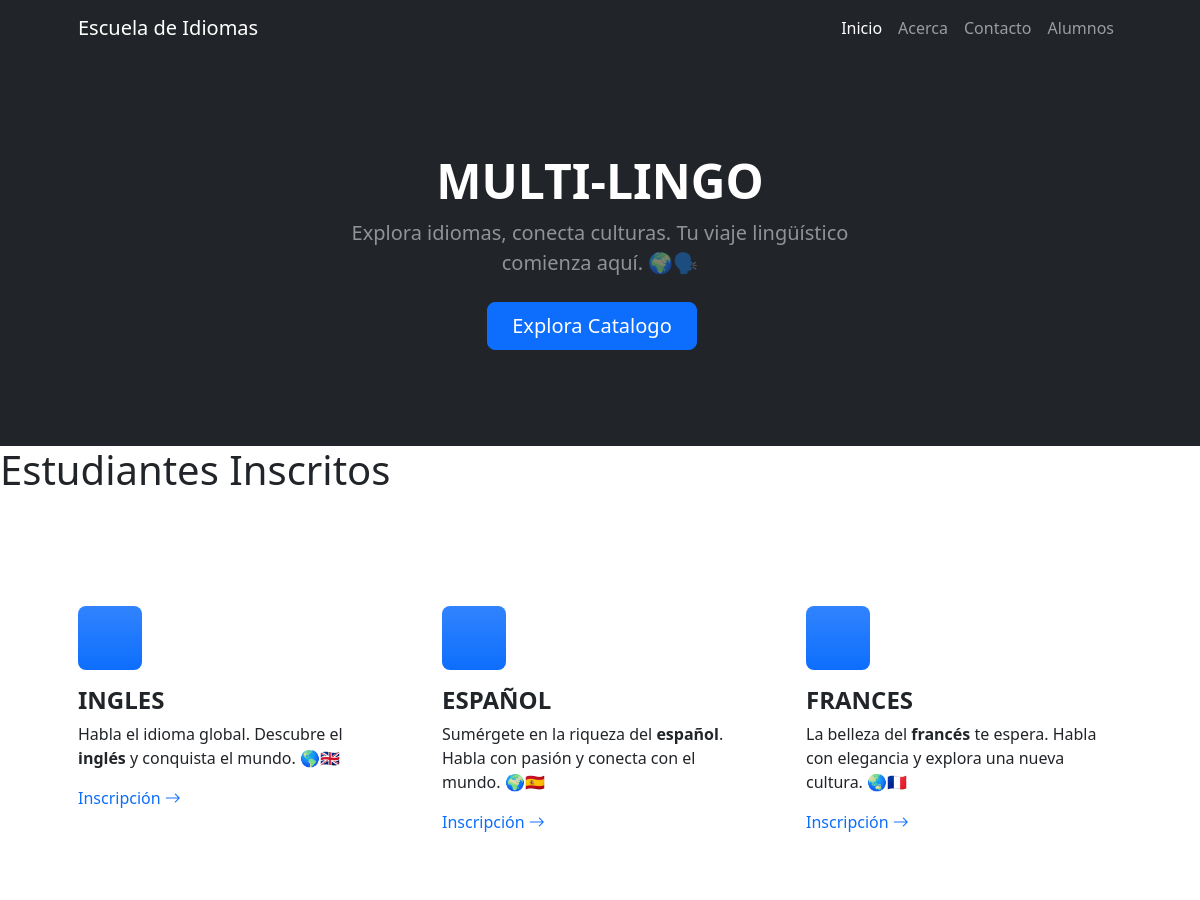
Page /estudiante/ (upper part) on the earlier database version.
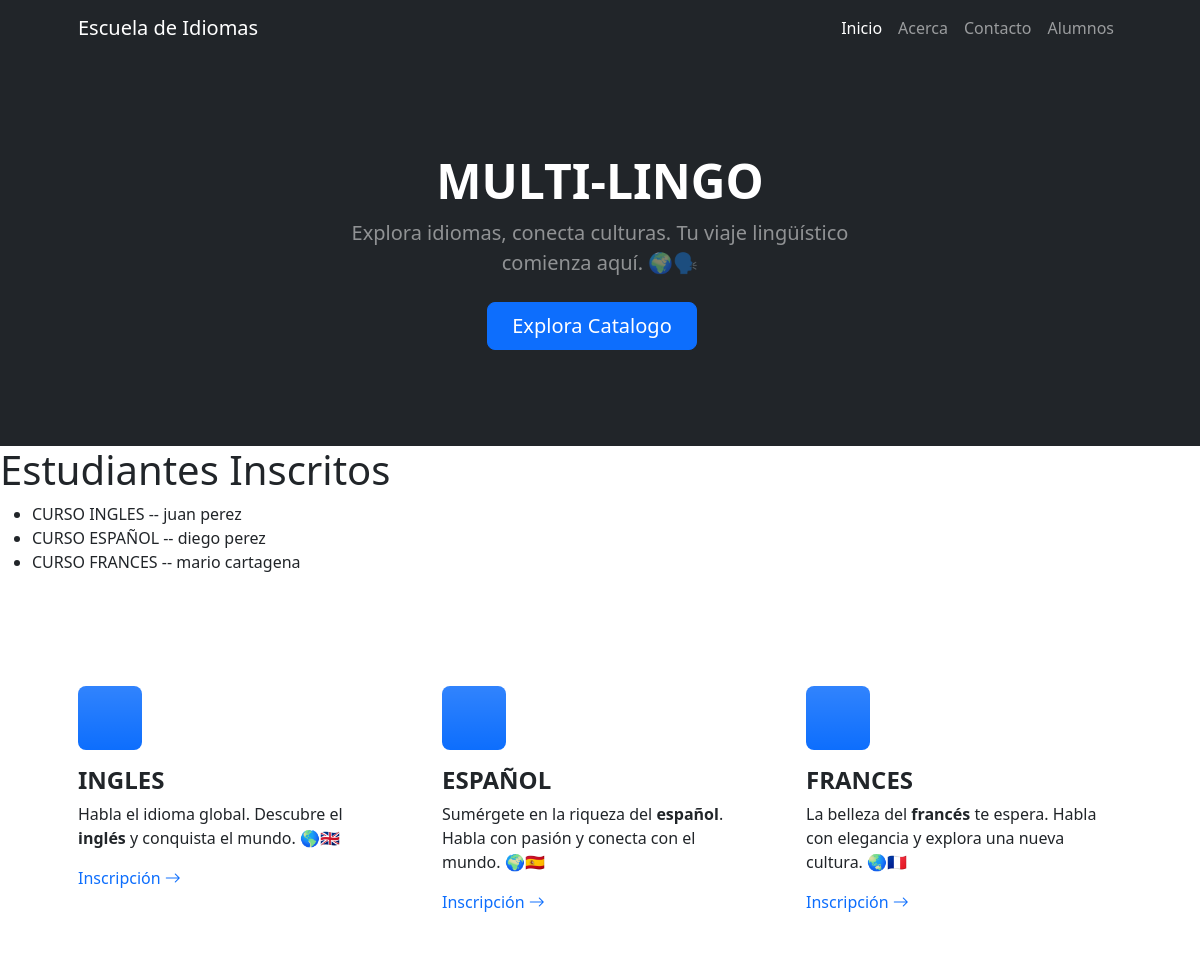
Same page on the later database version.
### estudiante/models.py (models this page shows, shortened)
class EstudianteEN(models.Model):
    nombre = models.CharField(max_length=100)
    apellido = models.CharField(max_length=100)
    nacimiento = models.DateField(null=True)
    nacionalidad = models.ForeignKey(Pais, on_delete=models.SET_NULL, null=True, blank=True)

class EstudianteES(models.Model):
    nombre = models.CharField(max_length=100)
    apellido = models.CharField(max_length=100)
    nacimiento = models.DateField(null=True)
    nacionalidad = models.ForeignKey(Pais, on_delete=models.SET_NULL, null=True, blank=True)

class EstudianteFR(models.Model):
    nombre = models.CharField(max_length=100)
    apellido = models.CharField(max_length=100)
    nacimiento = models.DateField(null=True)
    nacionalidad = models.ForeignKey(Pais, on_delete=models.SET_NULL, null=True, blank=True)

### estudiante/views.py (the view)
# urls.py: path("", views.index, name="index"),
def index(request):
    estudiantesEN = models.EstudianteEN.objects.all()
    estudiantesES = models.EstudianteES.objects.all()
    estudiantesFR = models.EstudianteFR.objects.all()
    return render(request, "estudiante/index.html", {"estudiantesEN":estudiantesEN, "estudiantesES":estudiantesES, "estudiantesFR":estudiantesFR})

### estudiante/templates/estudiante/index.html (shortened to what this page needs)
{% extends 'home/base.html' %}
{% block content %}
    <h1>Estudiantes Inscritos</h1>
    <ul>
        {% for estudianteEN in estudiantesEN %}
            <li>CURSO INGLES -- {{estudianteEN.nombre}} {{estudianteEN.apellido}}</li>
        {% endfor %}
        {% for estudianteES in estudiantesES %}
            <li>CURSO ESPAÑOL -- {{estudianteES.nombre}} {{estudianteES.apellido}}</li>
        {% endfor %}
        {% for estudianteFR in estudiantesFR %}
            <li>CURSO FRANCES -- {{estudianteFR.nombre}} {{estudianteFR.apellido}}</li>
        {% endfor %}
    </ul>
{% endblock content %}

Differences in the rows shown:
added EstudianteEN: nombre "juan", apellido "perez"
added EstudianteES: nombre "diego", apellido "perez"
added EstudianteFR: nombre "mario", apellido "cartagena"
